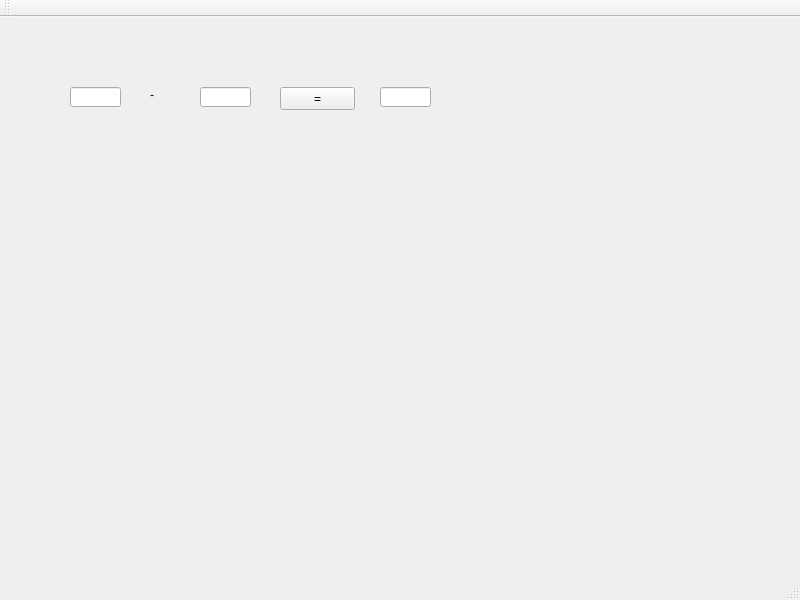
<?xml version="1.0" encoding="UTF-8"?>
<ui version="4.0">
 <class>MainWindow</class>
 <widget class="QMainWindow" name="MainWindow">
  <property name="enabled">
   <bool>true</bool>
  </property>
  <property name="geometry">
   <rect>
    <x>0</x>
    <y>0</y>
    <width>800</width>
    <height>600</height>
   </rect>
  </property>
  <property name="windowTitle">
   <string>MainWindow</string>
  </property>
  <widget class="QWidget" name="centralwidget">
   <widget class="QLineEdit" name="le1">
    <property name="geometry">
     <rect>
      <x>70</x>
      <y>70</y>
      <width>51</width>
      <height>20</height>
     </rect>
    </property>
   </widget>
   <widget class="QLineEdit" name="le2">
    <property name="geometry">
     <rect>
      <x>200</x>
      <y>70</y>
      <width>51</width>
      <height>20</height>
     </rect>
    </property>
   </widget>
   <widget class="QLineEdit" name="le3">
    <property name="geometry">
     <rect>
      <x>380</x>
      <y>70</y>
      <width>51</width>
      <height>20</height>
     </rect>
    </property>
   </widget>
   <widget class="QPushButton" name="pb">
    <property name="geometry">
     <rect>
      <x>280</x>
      <y>70</y>
      <width>75</width>
      <height>23</height>
     </rect>
    </property>
    <property name="text">
     <string>=</string>
    </property>
   </widget>
   <widget class="QLabel" name="label">
    <property name="geometry">
     <rect>
      <x>150</x>
      <y>70</y>
      <width>31</width>
      <height>16</height>
     </rect>
    </property>
    <property name="text">
     <string>-</string>
    </property>
   </widget>
  </widget>
  <widget class="QMenuBar" name="menubar">
   <property name="geometry">
    <rect>
     <x>0</x>
     <y>0</y>
     <width>800</width>
     <height>21</height>
    </rect>
   </property>
  </widget>
  <widget class="QStatusBar" name="statusbar"/>
  <widget class="QToolBar" name="toolBar">
   <property name="windowTitle">
    <string>toolBar</string>
   </property>
   <attribute name="toolBarArea">
    <enum>TopToolBarArea</enum>
   </attribute>
   <attribute name="toolBarBreak">
    <bool>false</bool>
   </attribute>
  </widget>
 </widget>
 <resources/>
 <connections/>
</ui>
